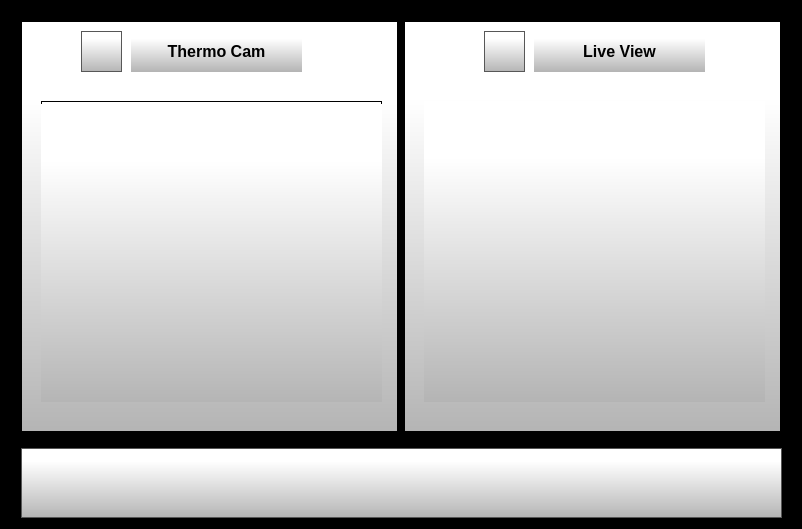
<?xml version="1.0" encoding="UTF-8"?>
<ui version="4.0">
 <class>Dialog</class>
 <widget class="QDialog" name="Dialog">
  <property name="geometry">
   <rect>
    <x>0</x>
    <y>0</y>
    <width>802</width>
    <height>529</height>
   </rect>
  </property>
  <property name="windowTitle">
   <string>Dialog</string>
  </property>
  <property name="styleSheet">
   <string notr="true">background-color: rgb(0, 0, 0);</string>
  </property>
  <layout class="QVBoxLayout" name="verticalLayout">
   <item>
    <widget class="QFrame" name="frame_2">
     <property name="frameShape">
      <enum>QFrame::StyledPanel</enum>
     </property>
     <property name="frameShadow">
      <enum>QFrame::Raised</enum>
     </property>
     <layout class="QHBoxLayout" name="horizontalLayout">
      <item>
       <widget class="QFrame" name="frame_3">
        <property name="styleSheet">
         <string notr="true">background-color: qlineargradient(spread:pad, x1:0, y1:1, x2:0, y2:0.188, stop:0 rgba(180, 180, 180, 255), stop:1 rgba(255, 255, 255, 255));</string>
        </property>
        <property name="frameShape">
         <enum>QFrame::StyledPanel</enum>
        </property>
        <property name="frameShadow">
         <enum>QFrame::Raised</enum>
        </property>
        <widget class="QToolButton" name="thermal">
         <property name="geometry">
          <rect>
           <x>60</x>
           <y>10</y>
           <width>41</width>
           <height>41</height>
          </rect>
         </property>
         <property name="maximumSize">
          <size>
           <width>50</width>
           <height>50</height>
          </size>
         </property>
         <property name="font">
          <font>
           <family>Gotham</family>
           <pointsize>16</pointsize>
          </font>
         </property>
         <property name="styleSheet">
          <string notr="true">QToolButton {
     border: 1px solid rgb(87, 87, 87);
	background-color: qlineargradient(spread:pad, x1:0, y1:1, x2:0, y2:0.188, stop:0 rgba(180, 180, 180, 255), stop:1 rgba(255, 255, 255, 255));


}

QToolButton:pressed {
    background-color: qlineargradient(x1: 0, y1: 0, x2: 0, y2: 1,
                                      stop: 0 #dadbde, stop: 1 #f6f7fa);
}

QToolButton:flat {
    border: none; /* no border for a flat push button */
}

QToolButton:default {
    border-color: navy; /* make the default button prominent */
}

QToolButton:focus {
	outline: none;
}</string>
         </property>
         <property name="text">
          <string/>
         </property>
         <property name="icon">
          <iconset>
           <normaloff>../../TwinDragon600x600CM4TouchUI/octoprint_TwinDragon600x600CM4TouchUI/templates/img/thermal.png</normaloff>../../TwinDragon600x600CM4TouchUI/octoprint_TwinDragon600x600CM4TouchUI/templates/img/thermal.png</iconset>
         </property>
         <property name="iconSize">
          <size>
           <width>50</width>
           <height>50</height>
          </size>
         </property>
         <property name="toolButtonStyle">
          <enum>Qt::ToolButtonTextUnderIcon</enum>
         </property>
        </widget>
        <widget class="QFrame" name="thermal_cam">
         <property name="geometry">
          <rect>
           <x>20</x>
           <y>80</y>
           <width>341</width>
           <height>301</height>
          </rect>
         </property>
         <property name="frameShape">
          <enum>QFrame::StyledPanel</enum>
         </property>
         <property name="frameShadow">
          <enum>QFrame::Raised</enum>
         </property>
         <widget class="QLabel" name="the">
          <property name="geometry">
           <rect>
            <x>0</x>
            <y>3</y>
            <width>341</width>
            <height>301</height>
           </rect>
          </property>
          <property name="text">
           <string/>
          </property>
         </widget>
        </widget>
        <widget class="QLabel" name="frame_7">
         <property name="geometry">
          <rect>
           <x>110</x>
           <y>10</y>
           <width>171</width>
           <height>41</height>
          </rect>
         </property>
         <property name="font">
          <font>
           <pointsize>12</pointsize>
           <weight>75</weight>
           <bold>true</bold>
          </font>
         </property>
         <property name="text">
          <string>Thermo Cam</string>
         </property>
         <property name="alignment">
          <set>Qt::AlignCenter</set>
         </property>
        </widget>
       </widget>
      </item>
      <item>
       <widget class="QFrame" name="frame_4">
        <property name="styleSheet">
         <string notr="true">background-color: qlineargradient(spread:pad, x1:0, y1:1, x2:0, y2:0.188, stop:0 rgba(180, 180, 180, 255), stop:1 rgba(255, 255, 255, 255));</string>
        </property>
        <property name="frameShape">
         <enum>QFrame::StyledPanel</enum>
        </property>
        <property name="frameShadow">
         <enum>QFrame::Raised</enum>
        </property>
        <widget class="QToolButton" name="thermal_2">
         <property name="geometry">
          <rect>
           <x>80</x>
           <y>10</y>
           <width>41</width>
           <height>41</height>
          </rect>
         </property>
         <property name="maximumSize">
          <size>
           <width>50</width>
           <height>50</height>
          </size>
         </property>
         <property name="font">
          <font>
           <family>Gotham</family>
           <pointsize>16</pointsize>
          </font>
         </property>
         <property name="styleSheet">
          <string notr="true">QToolButton {
     border: 1px solid rgb(87, 87, 87);
	background-color: qlineargradient(spread:pad, x1:0, y1:1, x2:0, y2:0.188, stop:0 rgba(180, 180, 180, 255), stop:1 rgba(255, 255, 255, 255));


}

QToolButton:pressed {
    background-color: qlineargradient(x1: 0, y1: 0, x2: 0, y2: 1,
                                      stop: 0 #dadbde, stop: 1 #f6f7fa);
}

QToolButton:flat {
    border: none; /* no border for a flat push button */
}

QToolButton:default {
    border-color: navy; /* make the default button prominent */
}

QToolButton:focus {
	outline: none;
}</string>
         </property>
         <property name="text">
          <string/>
         </property>
         <property name="icon">
          <iconset>
           <normaloff>../../TwinDragon600x600CM4TouchUI/octoprint_TwinDragon600x600CM4TouchUI/templates/img/live.png</normaloff>../../TwinDragon600x600CM4TouchUI/octoprint_TwinDragon600x600CM4TouchUI/templates/img/live.png</iconset>
         </property>
         <property name="iconSize">
          <size>
           <width>30</width>
           <height>30</height>
          </size>
         </property>
         <property name="toolButtonStyle">
          <enum>Qt::ToolButtonTextUnderIcon</enum>
         </property>
        </widget>
        <widget class="QLabel" name="frame_6">
         <property name="geometry">
          <rect>
           <x>130</x>
           <y>10</y>
           <width>171</width>
           <height>41</height>
          </rect>
         </property>
         <property name="font">
          <font>
           <pointsize>12</pointsize>
           <weight>75</weight>
           <bold>true</bold>
          </font>
         </property>
         <property name="text">
          <string>Live View</string>
         </property>
         <property name="alignment">
          <set>Qt::AlignCenter</set>
         </property>
        </widget>
        <widget class="QFrame" name="Live_view">
         <property name="geometry">
          <rect>
           <x>20</x>
           <y>80</y>
           <width>341</width>
           <height>301</height>
          </rect>
         </property>
         <property name="frameShape">
          <enum>QFrame::StyledPanel</enum>
         </property>
         <property name="frameShadow">
          <enum>QFrame::Raised</enum>
         </property>
         <widget class="QLabel" name="Live">
          <property name="geometry">
           <rect>
            <x>0</x>
            <y>0</y>
            <width>341</width>
            <height>301</height>
           </rect>
          </property>
          <property name="text">
           <string/>
          </property>
         </widget>
        </widget>
       </widget>
      </item>
     </layout>
    </widget>
   </item>
   <item>
    <widget class="QFrame" name="frame">
     <property name="maximumSize">
      <size>
       <width>16777215</width>
       <height>70</height>
      </size>
     </property>
     <property name="frameShape">
      <enum>QFrame::StyledPanel</enum>
     </property>
     <property name="frameShadow">
      <enum>QFrame::Raised</enum>
     </property>
     <widget class="QPushButton" name="toolOffsetXYBackButton">
      <property name="geometry">
       <rect>
        <x>10</x>
        <y>0</y>
        <width>761</width>
        <height>70</height>
       </rect>
      </property>
      <property name="minimumSize">
       <size>
        <width>0</width>
        <height>0</height>
       </size>
      </property>
      <property name="maximumSize">
       <size>
        <width>10000</width>
        <height>70</height>
       </size>
      </property>
      <property name="font">
       <font>
        <family>Gotham</family>
        <pointsize>16</pointsize>
        <weight>50</weight>
        <bold>false</bold>
       </font>
      </property>
      <property name="styleSheet">
       <string notr="true">QPushButton {
     border: 1px solid rgb(87, 87, 87);
	background-color: qlineargradient(spread:pad, x1:0, y1:1, x2:0, y2:0.188, stop:0 rgba(180, 180, 180, 255), stop:1 rgba(255, 255, 255, 255));


}

QPushButton:pressed {
    background-color: qlineargradient(x1: 0, y1: 0, x2: 0, y2: 1,
                                      stop: 0 #dadbde, stop: 1 #f6f7fa);
}

QPushButton:flat {
    border: none; /* no border for a flat push button */
}

QPushButton:default {
    border-color: navy; /* make the default button prominent */
}

QPushButton:focus {
	outline: none;
}</string>
      </property>
      <property name="text">
       <string/>
      </property>
      <property name="icon">
       <iconset>
        <normaloff>../../TwinDragon600x600CM4TouchUI/octoprint_TwinDragon600x600CM4TouchUI/templates/img/arrows-4.png</normaloff>../../TwinDragon600x600CM4TouchUI/octoprint_TwinDragon600x600CM4TouchUI/templates/img/arrows-4.png</iconset>
      </property>
      <property name="iconSize">
       <size>
        <width>70</width>
        <height>70</height>
       </size>
      </property>
      <property name="checkable">
       <bool>false</bool>
      </property>
      <property name="autoDefault">
       <bool>false</bool>
      </property>
      <property name="default">
       <bool>false</bool>
      </property>
      <property name="flat">
       <bool>false</bool>
      </property>
     </widget>
    </widget>
   </item>
  </layout>
 </widget>
 <resources/>
 <connections/>
</ui>
